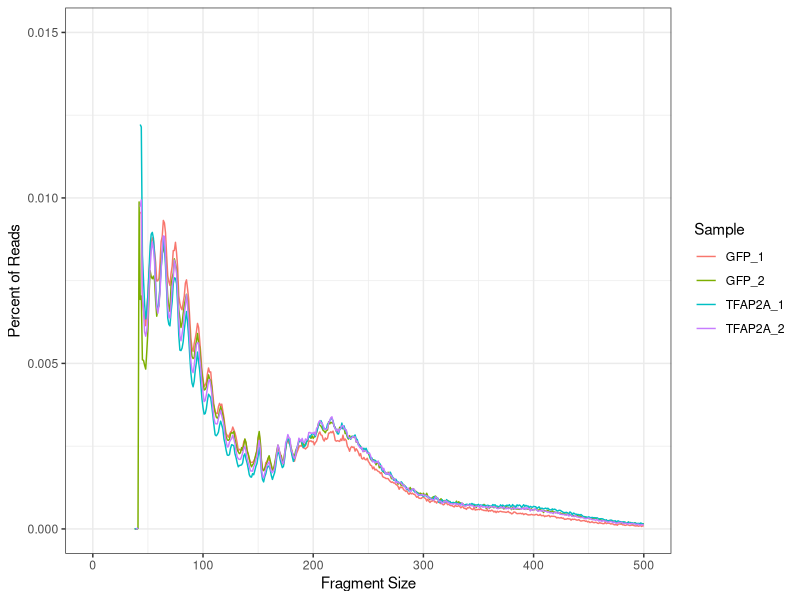
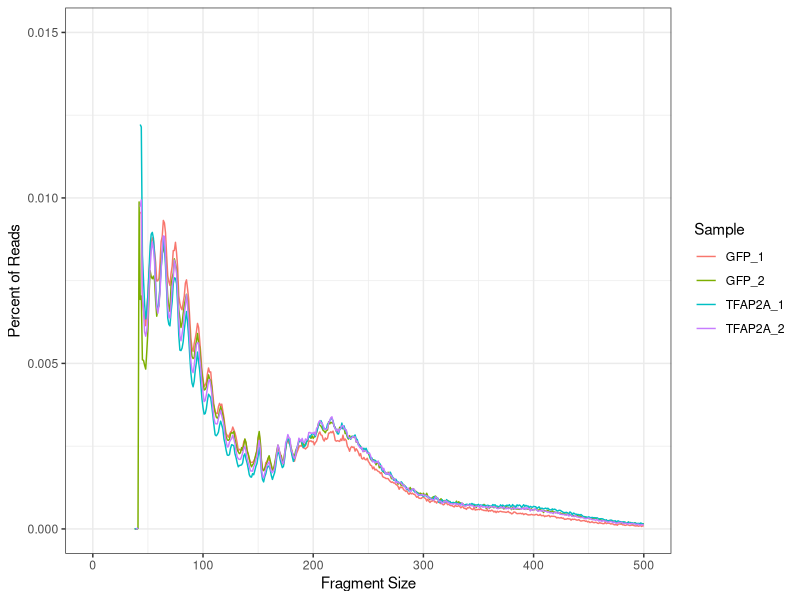

Here is the R script that generated these plots, in order:
## ---- chunk 1
library(ggplot2)
library(readr)
library(dplyr)

Human_OE_fraglen <- read_delim(file = "./Imports/TFAP2AOE_Human_ATAC_Fragsize.txt",
                              delim = "\t", comment = "#")

sample_rename <- data.frame(row.names = as.character(levels(as.factor(Human_OE_fraglen$Sample))),
                            Simplfied = c("GFP_1","GFP_2","TFAP2A_1","TFAP2A_2"))

Human_OE_fraglen$Sample <- sample_rename[Human_OE_fraglen$Sample,1]

total_occ <- as.data.frame(Human_OE_fraglen %>% group_by(Sample) %>% summarize(Total_Occurences = sum(Occurrences)))

rownames(total_occ) <- total_occ$Sample
total_occ$Sample <- NULL

Human_OE_fraglen$Percent <- Human_OE_fraglen$Occurrences/total_occ[Human_OE_fraglen$Sample,1]

ggplot(Human_OE_fraglen, aes(x = Size, y = Percent, color = Sample)) +
  geom_line() +
  xlim(c(0,500)) +
  ylim(c(0,0.015)) +
  xlab("Fragment Size") +
  ylab("Percent of Reads") +
  theme_bw()

ggsave(filename = "./Exports/Human_TFAP2AOE_ATAC_Fragmentlength.pdf", width = 5, height = 5)
